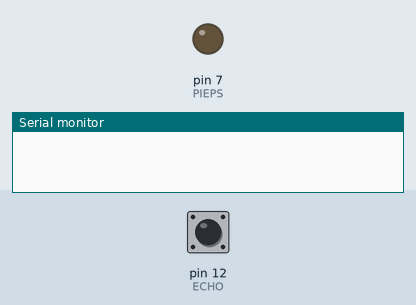
A sketch run on a simulated Arduino Uno, built with avr-gcc and run on an emulated ATmega328P. Shown: output pins drawn as LEDs (lit = HIGH), the last lines printed to the serial monitor. Inputs (shaded band) come from the test bench; at power-on: pin 12 (ECHO) LOW. Pins used as bus, display or sensor lines are not drawn.

Above: at 0.1 s.
At 1.2 s:
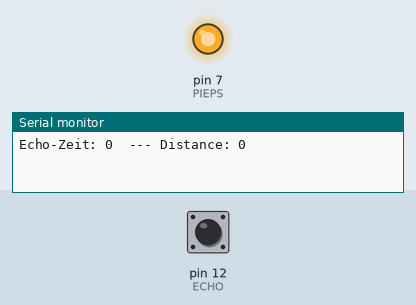
1.3 s: pin 12 (ECHO) pulsed HIGH 2 times (0.12 s each, 0.3 s apart)
4.9 s: pin 12 (ECHO) pulsed HIGH 2 times (0.12 s each, 0.3 s apart)
Timing chart, 0 to 7.9 s (numbered marks = the images above; inputs shaded):
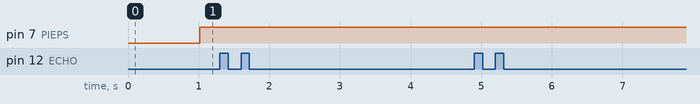

The sketch:

ultraschall.ino
```cpp
// ULTRA SCHALL JUNGE
// author : ich und du


//KONSTANTEN
#define TRIGGER 8
#define ECHO 12
#define PIEPS 7

//VARIABLEN
int echoTime = 0;
int distance = 0;


void setup() {
  // put your setup code here, to run once:
  pinMode(TRIGGER, OUTPUT);
  pinMode(ECHO, INPUT);
  pinMode(PIEPS, OUTPUT);
  Serial.begin(9600);

}

void loop() {
  // put your main code here, to run repeatedly:
  //Serial.println("Herzlichen willkommen!!!!!");
  echoTime = 0;
  digitalWrite(TRIGGER, LOW); // für rauschfreies signal
  delay(5);

  digitalWrite(TRIGGER, HIGH);
  delay(10);
  digitalWrite(TRIGGER, LOW);
  echoTime = pulseIn(ECHO, HIGH);
  distance = (echoTime/2)/29.1;


  if(distance<5)
  {
     digitalWrite(PIEPS, HIGH);
  }
  else if(distance<40)
  {
    digitalWrite(PIEPS, HIGH);
    delay(distance*10);
    //delay(50);
    digitalWrite(PIEPS, LOW);
    //delay(distance*20);
    delay(distance*10);
  }
  else
  {
  digitalWrite(PIEPS, LOW);
  }


  Serial.print("Echo-Zeit: "); Serial.print(echoTime);
  Serial.print("  --- Distance: "); Serial.println(distance);
  //delay(1);
}
```
